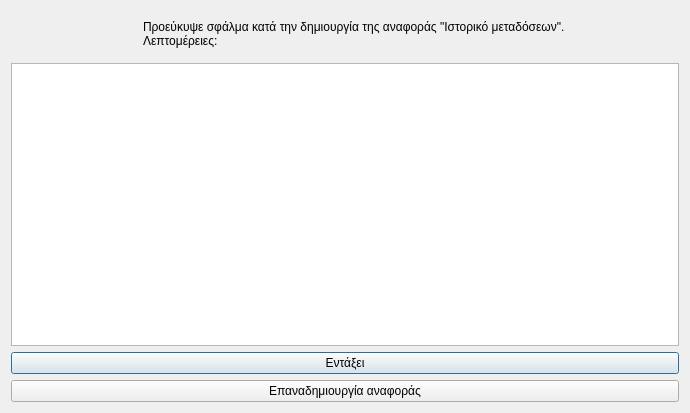
<?xml version="1.0" encoding="UTF-8"?>
<ui version="4.0">
 <class>Dialog</class>
 <widget class="QDialog" name="Dialog">
  <property name="geometry">
   <rect>
    <x>0</x>
    <y>0</y>
    <width>690</width>
    <height>413</height>
   </rect>
  </property>
  <property name="windowTitle">
   <string>Σφάλμα στην διεργασία δημιουργίας αναφοράς &quot;Ιστορικού μεταδόσεων&quot;</string>
  </property>
  <property name="windowIcon">
   <iconset resource="../../../icons.qrc">
    <normaloff>:/rest-windows/assets/images/rest-windows/information.png</normaloff>:/rest-windows/assets/images/rest-windows/information.png</iconset>
  </property>
  <layout class="QGridLayout" name="gridLayout">
   <item row="1" column="0">
    <widget class="QPlainTextEdit" name="details"/>
   </item>
   <item row="0" column="0">
    <widget class="QFrame" name="frame">
     <property name="styleSheet">
      <string notr="true">QFrame{border:0px;}</string>
     </property>
     <property name="frameShape">
      <enum>QFrame::StyledPanel</enum>
     </property>
     <property name="frameShadow">
      <enum>QFrame::Raised</enum>
     </property>
     <layout class="QHBoxLayout" name="horizontalLayout">
      <item>
       <widget class="QLabel" name="image_label">
        <property name="maximumSize">
         <size>
          <width>117</width>
          <height>117</height>
         </size>
        </property>
        <property name="text">
         <string/>
        </property>
        <property name="pixmap">
         <pixmap resource="../../../icons.qrc">:/rest-windows/assets/images/rest-windows/information.png</pixmap>
        </property>
        <property name="scaledContents">
         <bool>true</bool>
        </property>
       </widget>
      </item>
      <item>
       <widget class="QLabel" name="label">
        <property name="text">
         <string>Προεύκυψε σφάλμα κατά την δημιουργία της αναφοράς &quot;Ιστορικό μεταδόσεων&quot;.
Λεπτομέρειες:</string>
        </property>
        <property name="alignment">
         <set>Qt::AlignJustify|Qt::AlignVCenter</set>
        </property>
       </widget>
      </item>
     </layout>
    </widget>
   </item>
   <item row="2" column="0">
    <widget class="QPushButton" name="ok">
     <property name="text">
      <string>Εντάξει</string>
     </property>
     <property name="icon">
      <iconset resource="../../../icons.qrc">
       <normaloff>:/rest-windows/assets/images/rest-windows/ok.png</normaloff>:/rest-windows/assets/images/rest-windows/ok.png</iconset>
     </property>
    </widget>
   </item>
   <item row="3" column="0">
    <widget class="QPushButton" name="create_report">
     <property name="text">
      <string>Επαναδημιουργία αναφοράς</string>
     </property>
     <property name="icon">
      <iconset resource="../../../icons.qrc">
       <normaloff>:/rest-windows/assets/images/rest-windows/report-history.png</normaloff>:/rest-windows/assets/images/rest-windows/report-history.png</iconset>
     </property>
    </widget>
   </item>
  </layout>
 </widget>
 <tabstops>
  <tabstop>details</tabstop>
  <tabstop>ok</tabstop>
 </tabstops>
 <resources>
  <include location="../../../icons.qrc"/>
  <include location="../../../icons.qrc"/>
  <include location="../../../icons.qrc"/>
  <include location="../../../icons.qrc"/>
 </resources>
 <connections/>
</ui>
